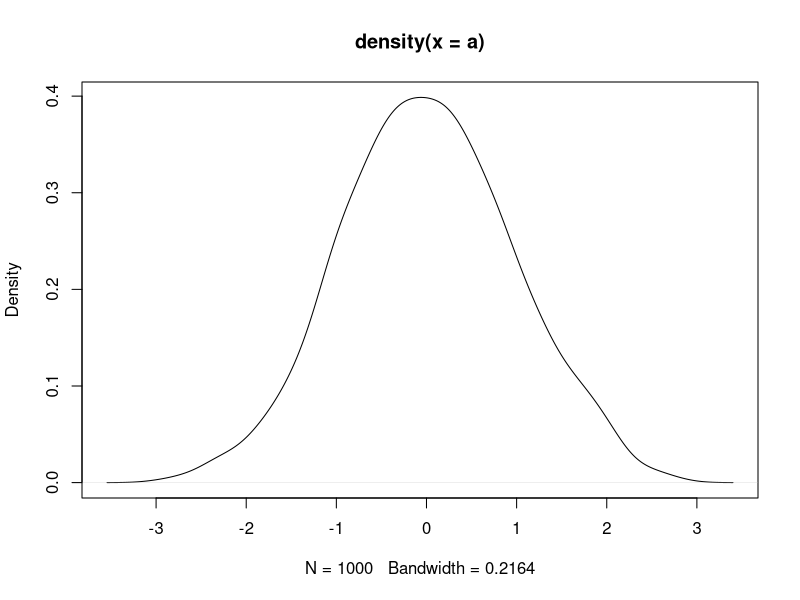

The R source for this figure:
## ---- chunk 1
knitr::opts_chunk$set(echo = TRUE)
## ---- chunk 2
a <- rnorm(1000)
## ---- chunk 3
plot(density(a))
